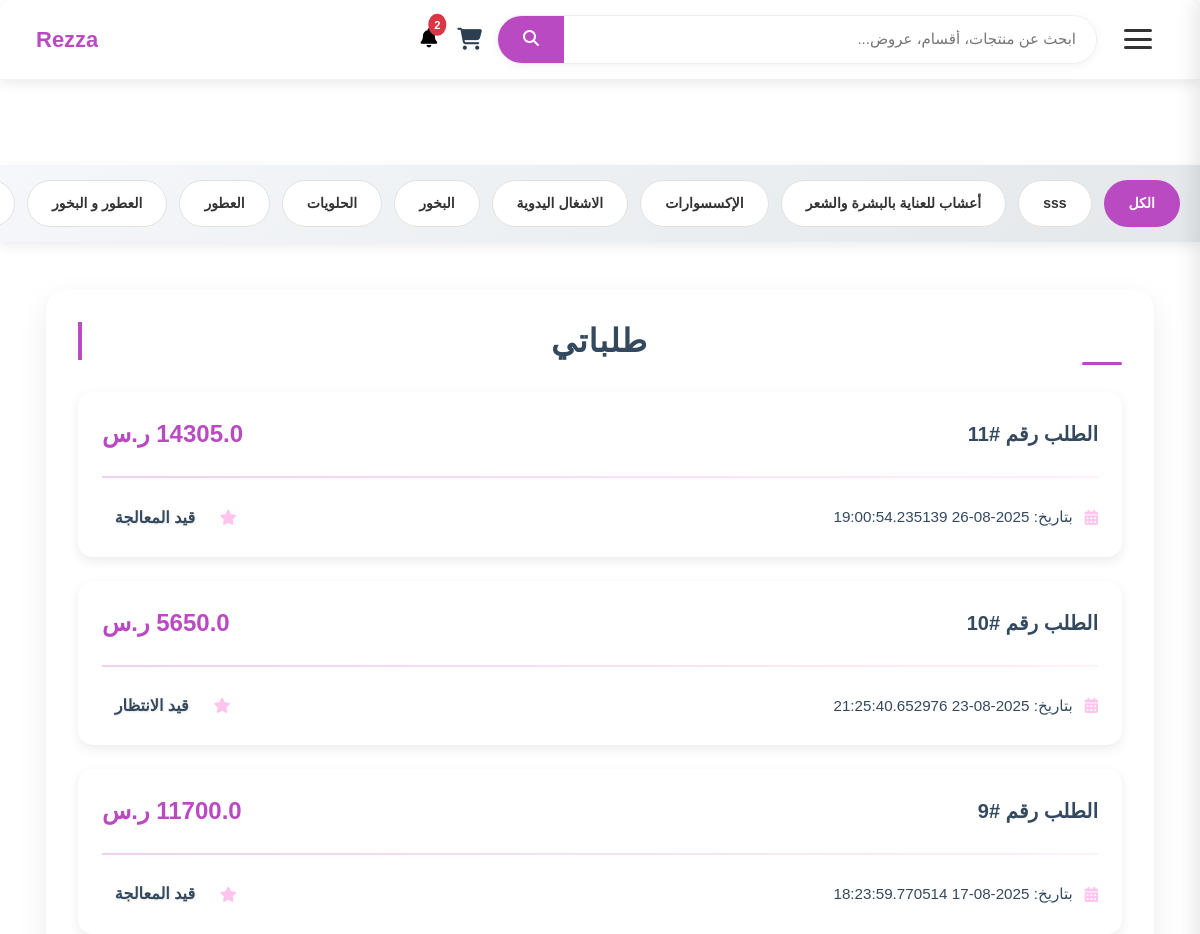
The app's page /my_orders (signed in, upper part), older data.
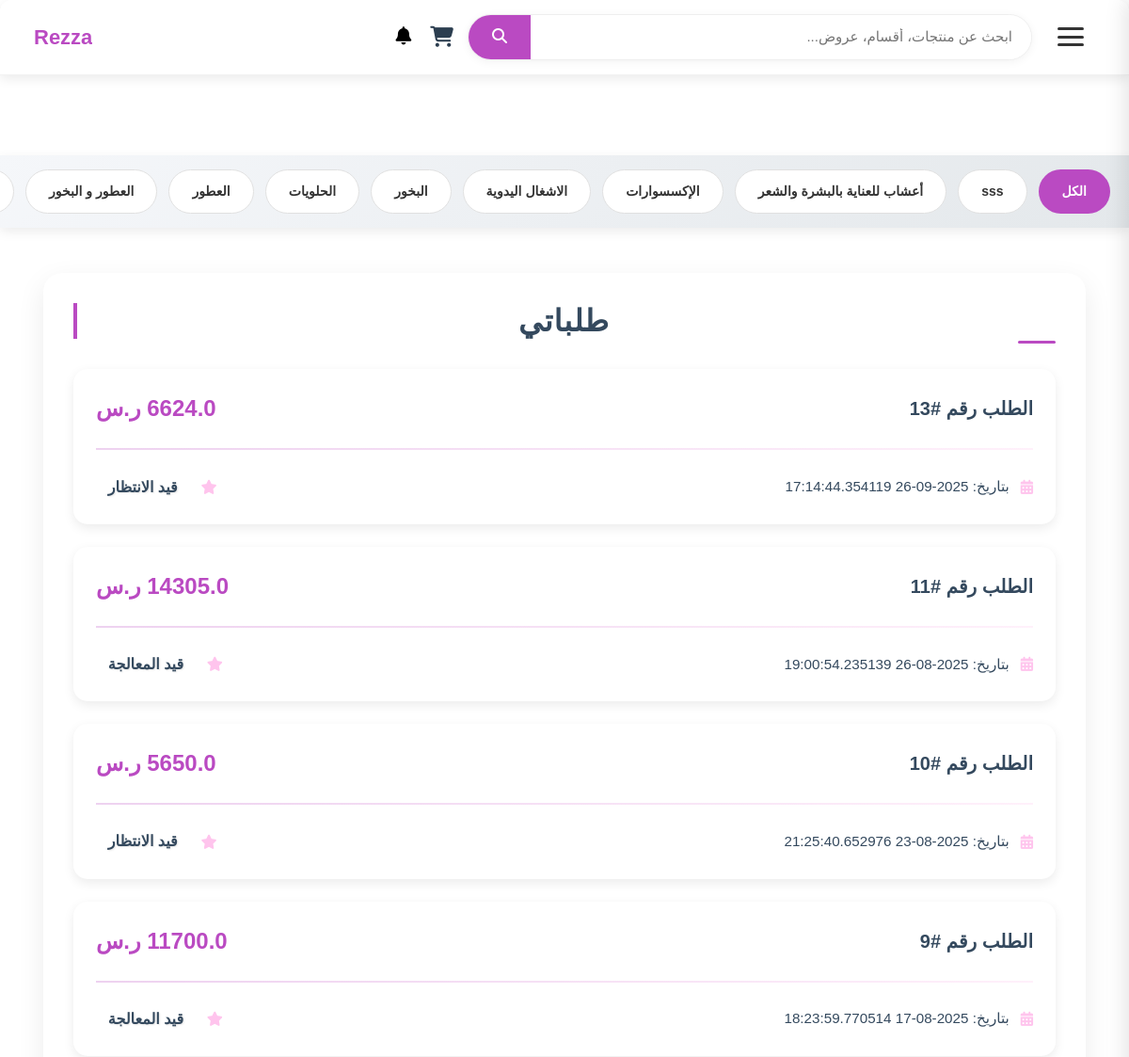
The same page, newer data.
### tables this page shows
CREATE TABLE category (
    id INTEGER PRIMARY KEY AUTOINCREMENT,
    name TEXT  NULL,
    parent_id INTEGER,
    image TEXT, is_active INTEGER DEFAULT 0, view_count INTEGER DEFAULT 0,
    FOREIGN KEY (parent_id) REFERENCES categories (id) ON DELETE SET NULL
);

CREATE TABLE orders (
    id INTEGER PRIMARY KEY AUTOINCREMENT,
    user_id INTEGER NOT NULL,
    total_price REAL NOT NULL,
    status TEXT CHECK(status IN ('قيد الانتظار', 'قيد المعالجة', 'تم الشحن', 'تم التوصيل', 'ملغي')) DEFAULT 'قيد الانتظار',
    created_at TIMESTAMP DEFAULT CURRENT_TIMESTAMP,
    updated_at TIMESTAMP DEFAULT CURRENT_TIMESTAMP,
    delivery_address_id INTEGER,
    payment_method TEXT,
    FOREIGN KEY (delivery_address_id) REFERENCES cust_addresses(id) ON DELETE SET NULL
);

### order_routes.py (the view)
@order_bp.route('/my_orders')
def my_orders():
    user_id_cookie = request.cookies.get('user_auth')
    if not user_id_cookie:
        flash("يجب تسجيل الدخول أولاً لعرض طلباتك.", "error")
        return redirect(url_for('user.login'))
    user_id = int(user_id_cookie)
    conn = get_db_connection()
    orders = []
    try:
        orders = conn.execute(
            "SELECT * FROM orders WHERE user_id = ? ORDER BY created_at DESC",
            (user_id,)
        ).fetchall()
        orders = [dict(row) for row in orders]
    except Exception as e:
        flash(f"حدث خطأ أثناء جلب طلباتك: {e}", "danger")
    finally:
        conn.close()
    return render_template('my_orders.html', orders=orders)

### app.py (called while the page is built)
def get_db_connection():
    conn = sqlite3.connect('database/Eshop.db') # أو sqlite3.connect(app.config['DATABASE'])
    conn.row_factory = sqlite3.Row
    return conn

@app.context_processor
def inject_categories():
    conn = get_db_connection()
    cursor = conn.cursor()
    try:
        cursor.execute("""
            SELECT id, name, parent_id, image
            FROM category
            WHERE parent_id IS NULL
            ORDER BY name
        """)
        main_categories = cursor.fetchall()
        cursor.execute("SELECT id, name, parent_id, image FROM category ORDER BY name")
        all_categories = cursor.fetchall()
        return {
            'main_categories': main_categories,
            'all_categories': all_categories
        }
    finally:
        conn.close()

@app.context_processor
def inject_sellers():
    conn = get_db_connection()
    sellers = conn.execute('SELECT id, store_name FROM sellers').fetchall()
    conn.close()
    return dict(sellers=sellers)

### order_routes.py (called while the page is built)
def get_db_connection():
    conn = sqlite3.connect('database/Eshop.db')
    conn.row_factory = sqlite3.Row
    return conn

### templates/my_orders.html (shortened to what this page needs)
{% include 'header.html' %}
<div class="container py-5">
    <div class="main-card">
        <h2 class="section-title">طلباتي</h2>
        {% if not orders %}
            <div class="no-orders-alert">
                <p>لا توجد طلبات سابقة.</p>
                <a href="{{ url_for('product.index') }}" class="btn-shop">ابدأ التسوق الآن!</a>
            </div>
        {% else %}
            <div class="orders-list">
                {% for order in orders %}
                    <div class="order-card">
                        <a href="{{ url_for('order.my_order_details', order_id=order.id) }}" class="order-link">
                            <div class="order-header">
                                <h5 class="order-id">الطلب رقم #{{ order.id }}</h5>
                                <span class="order-price">{{ order.total_price }} ر.س</span>
                            </div>
                            <hr class="separator">
                            <div class="order-body">
                                <div class="order-info-group">
                                    <i class="fas fa-calendar-alt icon-color-secondary"></i>
                                    <span class="order-date">بتاريخ: {{ order.created_at }}</span>
                                </div>
                                <div class="order-info-group">
                                    <i class="fas fa-star icon-color-secondary"></i>
                                    <span class="order-status-badge">{{ order.status }}</span>
                                </div>
                            </div>
                        </a>
                    </div>
                {% endfor %}
            </div>
        {% endif %}
    </div>
</div>
{% include 'footer.html' %}

### templates/header.html (shortened to what this page needs)
<!DOCTYPE html>
<html lang="ar" dir="rtl">
<head>
    <link rel="stylesheet" href="{{ url_for('static', filename='style/css/nice-select.css') }}">
    <link rel="stylesheet" href="{{ url_for('static', filename='style/css/jquery-ui.min.css') }}">
    <link rel="stylesheet" href="{{ url_for('static', filename='style/css/owl.carousel.min.css') }}">
    <link rel="stylesheet" href="{{ url_for('static', filename='style/css/slicknav.min.css') }}">
    <link href="https://cdn.jsdelivr.net/npm/bootstrap@5.3.0/dist/css/bootstrap.min.css" rel="stylesheet">
    <link rel="stylesheet" href="https://cdnjs.cloudflare.com/ajax/libs/font-awesome/4.7.0/css/font-awesome.min.css">
    <link rel="stylesheet" href="{{ url_for('static', filename='style/css/index.css')}}">
    <link rel="stylesheet" href="{{ url_for('static', filename='style/css/header.css')}}">
    <link rel="stylesheet" href="{{ url_for('static', filename='style/css/shop_u.css')}}">
    <link rel="stylesheet" href="{{ url_for('static', filename='style/css/user.css')}}">
</head>
<body>
    <header class="premium-header">
        <button class="menu-toggle" id="menuToggle" aria-label="فتح القائمة">
            <div class="hamburger">
                <span class="bar"></span>
                <span class="bar"></span>
                <span class="bar"></span>
            </div>
        </button>
<div class="search-bar">
    <form class="search-form" action="{{ url_for('search_bp.search_products') }}" method="GET">
        <input type="text" class="search-input" placeholder="ابحث عن منتجات، أقسام، عروض..." name="q"
            id="search-input" autocomplete="off">
        <button type="submit" class="search-button">
            <i class="fas fa-search"></i>
        </button>
    </form>
</div>
        <div class="nav-tools">
            <a href="{{ url_for('cart.view_cart') }}" class="nav-icon">
                <i class="fas fa-shopping-cart"></i>
            </a>
        </div>
<a class="nav-link position-relative {% if unread_notifications_count > 0 %}has-notifications{% endif %}"
    href="{{ url_for('order.user_notifications') }}" id="navbarNotifications">
    <i class="fas fa-bell"></i>
    {% if unread_notifications_count > 0 %}
    <span id="navbar-notification-count"
          class="position-absolute translate-middle">
        {{ unread_notifications_count }}
    </span>
    {% endif %}
</a>
        <a href="{{ url_for('product.index') }}" class="brand">
            <span class="brand-name">Rezza</span>
            </a>
    </header>
    <main class="main-content">
        </main>
{% if main_categories %}
{% if main_categories %}
<div class="category-scroll-navbar">
    <div class="category-links-container">
        <a href=""
        class="category-link">الكل</a>
        {% for category in main_categories %}
            {% set has_subcategories = category.subcategories|length > 0 if category.subcategories is defined else false %}
            {% if has_subcategories %}
                <a href="{{ url_for('product.show_subcategories', category_id=category.id) }}"
                   class="category-link has-subcategories">
                    {{ category.name }}
                </a>
            {% else %}
                <a href="{{ url_for('product.show_products_by_category', category_id=category.id) }}"
                   class="category-link">
                    {{ category.name }}
                </a>
            {% endif %}
        {% endfor %}
    </div>
</div>
{% endif %}
{% endif %}

Row changes from the older to the newer data that the page shows:
added orders: id "13", created_at "2025-09-26 17:14:44.354119", status "قيد الانتظار"
Text that changed along with them:
{{ unread_notifications_count }}: "2" → (not shown)
